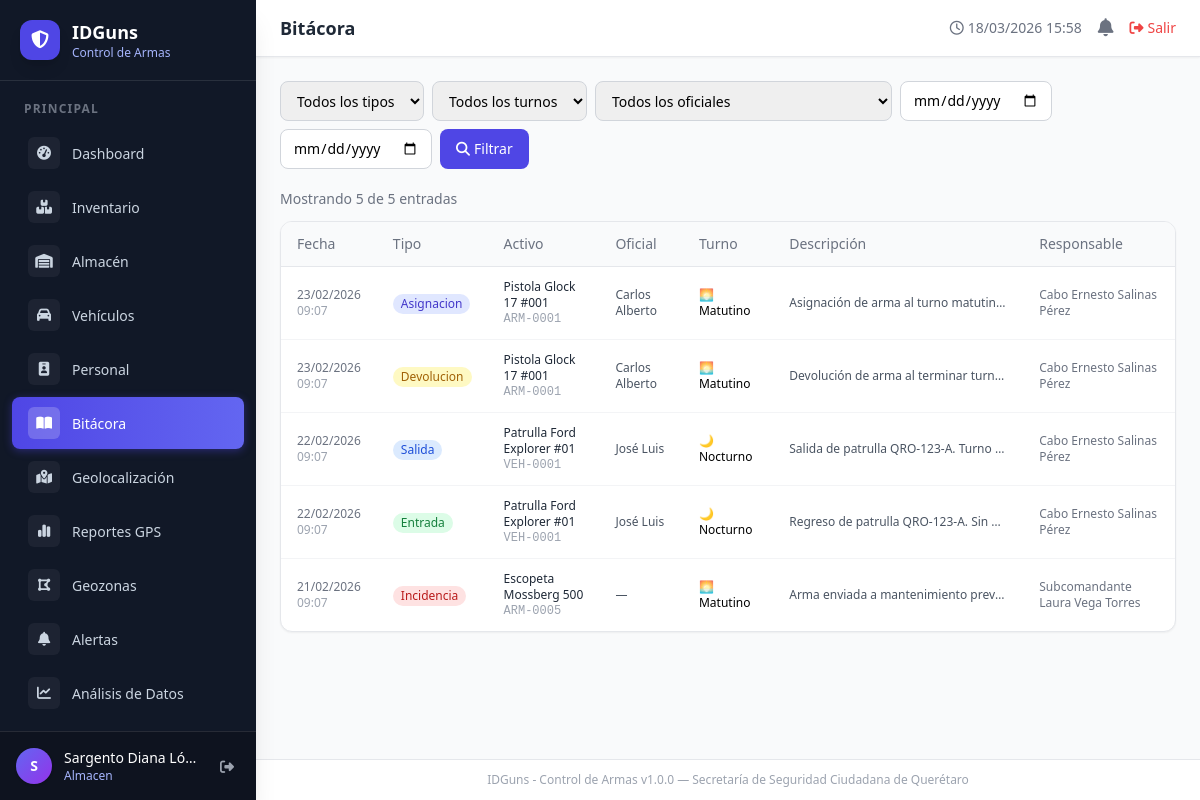
The page /bitacora (signed in) on the database its author committed.
### tables this page shows
CREATE TABLE `bitacora` (
  `id` int(10) UNSIGNED NOT NULL,
  `tipo` enum('entrada','salida','asignacion','devolucion','incidencia') NOT NULL,
  `activo_id` int(10) UNSIGNED DEFAULT NULL,
  `activo_tipo` varchar(60) DEFAULT NULL,
  `responsable_id` int(10) UNSIGNED DEFAULT NULL,
  `oficial_id` int(10) UNSIGNED DEFAULT NULL,
  `descripcion` text,
  `estado_anterior` varchar(80) DEFAULT NULL,
  `estado_nuevo` varchar(80) DEFAULT NULL,
  `turno` enum('matutino','vespertino','nocturno') NOT NULL DEFAULT 'matutino',
  `fecha` datetime NOT NULL DEFAULT CURRENT_TIMESTAMP,
  `created_at` datetime NOT NULL DEFAULT CURRENT_TIMESTAMP
);

CREATE TABLE `activos` (
  `id` int(10) UNSIGNED NOT NULL,
  `codigo` varchar(30) NOT NULL,
  `nombre` varchar(150) NOT NULL,
  `categoria` varchar(80) NOT NULL DEFAULT 'otro',
  `marca` varchar(80) DEFAULT NULL,
  `modelo` varchar(80) DEFAULT NULL,
  `serie` varchar(80) DEFAULT NULL,
  `color` varchar(40) DEFAULT NULL,
  `estado` enum('activo','baja','mantenimiento') NOT NULL DEFAULT 'activo',
  `responsable_id` int(10) UNSIGNED DEFAULT NULL,
  `personal_id` int(10) UNSIGNED DEFAULT NULL COMMENT 'Responsable del activo (tabla personal)',
  `ubicacion` varchar(150) DEFAULT NULL,
  `descripcion` text,
  `fecha_adquisicion` date DEFAULT NULL,
  `valor` decimal(12,2) DEFAULT NULL,
  `imagen` varchar(255) DEFAULT NULL,
  `created_at` datetime NOT NULL DEFAULT CURRENT_TIMESTAMP
);

CREATE TABLE `oficiales` (
  `id` int(10) UNSIGNED NOT NULL,
  `nombre` varchar(80) NOT NULL,
  `apellidos` varchar(100) NOT NULL,
  `placa` varchar(30) NOT NULL,
  `rango` varchar(60) NOT NULL DEFAULT 'Policía Municipal',
  `turno` enum('matutino','vespertino','nocturno') NOT NULL DEFAULT 'matutino',
  `activo` tinyint(1) NOT NULL DEFAULT '1',
  `created_at` datetime NOT NULL DEFAULT CURRENT_TIMESTAMP
);

CREATE TABLE `users` (
  `id` int(10) UNSIGNED NOT NULL,
  `nombre` varchar(120) NOT NULL,
  `username` varchar(60) NOT NULL,
  `email` varchar(120) DEFAULT NULL,
  `password` varchar(255) NOT NULL,
  `rol` enum('superadmin','admin','almacen','bitacora') NOT NULL DEFAULT 'bitacora',
  `activo` tinyint(1) UNSIGNED NOT NULL DEFAULT '1',
  `created_at` datetime NOT NULL DEFAULT CURRENT_TIMESTAMP
);

### app/controllers/BaseController.php (called while the page is built, shortened)
<?php
class BaseController
{
    protected function render(string $view, array $data = [], string $layout = 'main'): void
    {
        extract($data);
        $viewFile = ROOT_PATH . '/app/views/' . $view . '.php';
        require $viewFile;
    }
    protected function currentPage(): int
    {
        return max(1, (int) ($_GET['pagina'] ?? 1));
    }
}

### app/controllers/LogbookController.php (called while the page is built, shortened)
<?php
class LogbookController extends BaseController
{
    private LogEntry $logModel;
    public function __construct()
    {
        $this->logModel = new LogEntry();
    }
    public function index(): void
    {
        $perPage = 20;
        $page    = $this->currentPage();
        $filters = [
            'tipo'        => $_GET['tipo']        ?? '',
            'turno'       => $_GET['turno']       ?? '',
            'oficial_id'  => $_GET['oficial_id']  ?? '',
            'fecha_desde' => $_GET['fecha_desde'] ?? '',
            'fecha_hasta' => $_GET['fecha_hasta'] ?? '',
        ];
        $total   = $this->logModel->countFiltered($filters);
        $pages   = (int) ceil($total / $perPage);
        $offset  = ($page - 1) * $perPage;
        $entries = $this->logModel->getWithDetails($filters, $perPage, $offset);
        $oficiales = $this->getOficiales();
        $activos   = (new Asset())->findAll([], 'nombre ASC');
        $this->render('logbook/index', [
            'title'     => 'Bitácora',
            'flash'     => $this->getFlash(),
            'entries'   => $entries,
            'filters'   => $filters,
            'page'      => $page,
            'pages'     => $pages,
            'total'     => $total,
            'oficiales' => $oficiales,
            'activos'   => $activos,
        ]);
    }
    private function getOficiales(): array
    {
        $db   = Database::getInstance();
        $stmt = $db->query("SELECT * FROM oficiales WHERE activo = 1 ORDER BY nombre ASC");
        return $stmt->fetchAll();
    }
}

### index.php (called while the page is built, shortened)
<?php
require_once __DIR__ . '/config/database.php';
require_once __DIR__ . '/app/controllers/BaseController.php';
require_once __DIR__ . '/app/models/BaseModel.php';
$requestUri = parse_url($_SERVER['REQUEST_URI'] ?? '/', PHP_URL_PATH);
$uri        = $requestUri;
$uri = trim($uri ?: '/', '/');
$controller = null;
$action     = null;
if (isset($routes[$uri])) {
    [$controller, $action] = $routes[$uri];
}
$obj = new $controller();
$obj->$action();

### config/database.php (called while the page is built, shortened)
<?php
class Database
{
    private static ?PDO $instance = null;
    public static function getInstance(): PDO
    {
        if (self::$instance === null) {
            $dsn     = 'mysql:host=' . DB_HOST . ';dbname=' . DB_NAME . ';charset=' . DB_CHARSET;
            $options = [
                PDO::ATTR_ERRMODE            => PDO::ERRMODE_EXCEPTION,
                PDO::ATTR_DEFAULT_FETCH_MODE => PDO::FETCH_ASSOC,
                PDO::ATTR_EMULATE_PREPARES   => false,
                PDO::MYSQL_ATTR_INIT_COMMAND => "SET NAMES utf8mb4 COLLATE utf8mb4_unicode_ci",
            ];
            self::$instance = new PDO($dsn, DB_USER, DB_PASS, $options);
        }
        return self::$instance;
    }
}

### app/models/LogEntry.php (called while the page is built, shortened)
<?php
class LogEntry extends BaseModel
{
    public function getWithDetails(array $filters = [], int $limit = 20, int $offset = 0): array
    {
        $where  = "WHERE 1=1";
        $params = [];
        $sql = "SELECT b.*,
                       u.nombre AS responsable_nombre,
                       o.nombre AS oficial_nombre, o.placa AS oficial_placa,
                       a.nombre AS activo_nombre, a.codigo AS activo_codigo
                FROM bitacora b
                LEFT JOIN users u    ON b.responsable_id = u.id
                LEFT JOIN oficiales o ON b.oficial_id = o.id
                LEFT JOIN activos a  ON b.activo_id = a.id
                {$where}
                ORDER BY b.fecha DESC
                LIMIT {$limit} OFFSET {$offset}";
        return $this->query($sql, $params);
    }
    public function countFiltered(array $filters = []): int
    {
        $where  = "WHERE 1=1";
        $params = [];
        $stmt = $this->db->prepare("SELECT COUNT(*) FROM bitacora {$where}");
        $stmt->execute($params);
        return (int) $stmt->fetchColumn();
    }
}

### app/models/BaseModel.php (called while the page is built, shortened)
<?php
class BaseModel
{
    protected PDO    $db;
    public function __construct()
    {
        $this->db = Database::getInstance();
    }
    public function query(string $sql, array $params = []): array
    {
        $stmt = $this->db->prepare($sql);
        $stmt->execute($params);
        return $stmt->fetchAll();
    }
}

### app/views/logbook/index.php (the view, shortened to what this page needs)
<?php
$tipoColors = [
    'entrada'    => ['bg'=>'green-100',  'text'=>'green-700'],
    'salida'     => ['bg'=>'blue-100',   'text'=>'blue-700'],
    'asignacion' => ['bg'=>'indigo-100', 'text'=>'indigo-700'],
    'devolucion' => ['bg'=>'yellow-100', 'text'=>'yellow-700'],
    'incidencia' => ['bg'=>'red-100',    'text'=>'red-700'],
];
?>
<div class="flex flex-wrap items-center justify-between gap-3 mb-5">
    <form method="GET" action="<?= BASE_URL ?>/bitacora" class="flex flex-wrap gap-2">
        <select name="tipo" class="border border-gray-300 rounded-lg px-3 py-2 text-sm focus:ring-indigo-500 focus:border-indigo-500">
            <option value="">Todos los tipos</option>
        </select>
        <select name="turno" class="border border-gray-300 rounded-lg px-3 py-2 text-sm focus:ring-indigo-500 focus:border-indigo-500">
            <option value="">Todos los turnos</option>
        </select>
        <select name="oficial_id" class="border border-gray-300 rounded-lg px-3 py-2 text-sm focus:ring-indigo-500 focus:border-indigo-500">
            <option value="">Todos los oficiales</option>
        </select>
        <input type="date" name="fecha_desde" value="<?= htmlspecialchars($filters['fecha_desde'], ENT_QUOTES,'UTF-8') ?>"
               class="border border-gray-300 rounded-lg px-3 py-2 text-sm focus:ring-indigo-500 focus:border-indigo-500">
        <input type="date" name="fecha_hasta" value="<?= htmlspecialchars($filters['fecha_hasta'], ENT_QUOTES,'UTF-8') ?>"
               class="border border-gray-300 rounded-lg px-3 py-2 text-sm focus:ring-indigo-500 focus:border-indigo-500">
        <button type="submit" class="bg-indigo-600 text-white px-4 py-2 rounded-lg text-sm hover:bg-indigo-700 transition-colors">
            <i class="fa-solid fa-magnifying-glass mr-1"></i>Filtrar
        </button>
    </form>
</div>
<p class="text-sm text-gray-500 mb-3">Mostrando <?= count($entries) ?> de <?= $total ?> entradas</p>
<div class="bg-white rounded-xl shadow-sm border border-gray-200 overflow-hidden">
    <div class="overflow-x-auto">
        <table class="w-full text-sm">
            <thead class="bg-gray-50 border-b border-gray-200">
                <tr>
                    <th class="text-left px-4 py-3 text-gray-500 font-medium">Fecha</th>
                    <th class="text-left px-4 py-3 text-gray-500 font-medium">Tipo</th>
                    <th class="text-left px-4 py-3 text-gray-500 font-medium">Activo</th>
                    <th class="text-left px-4 py-3 text-gray-500 font-medium">Oficial</th>
                    <th class="text-left px-4 py-3 text-gray-500 font-medium">Turno</th>
                    <th class="text-left px-4 py-3 text-gray-500 font-medium">Descripción</th>
                    <th class="text-left px-4 py-3 text-gray-500 font-medium">Responsable</th>
                </tr>
            </thead>
            <tbody class="divide-y divide-gray-100">
            <?php if (empty($entries)): ?>
            <tr><td colspan="7" class="text-center py-12 text-gray-400">
                <i class="fa-solid fa-book-open text-3xl block mb-2"></i>Sin entradas en la bitácora
            </td></tr>
            <?php else: ?>
            <?php foreach ($entries as $e):
                $tc = $tipoColors[$e['tipo']] ?? ['bg'=>'gray-100','text'=>'gray-700'];
                $turnos = ['matutino'=>'🌅','vespertino'=>'🌤','nocturno'=>'🌙'];
            ?>
            <tr class="hover:bg-gray-50">
                <td class="px-4 py-3 text-gray-500 whitespace-nowrap text-xs">
                    <?= date('d/m/Y', strtotime($e['fecha'])) ?><br>
                    <span class="text-gray-400"><?= date('H:i', strtotime($e['fecha'])) ?></span>
                </td>
                <td class="px-4 py-3">
                    <span class="inline-block px-2 py-0.5 rounded-full text-xs font-medium bg-<?= $tc['bg'] ?> text-<?= $tc['text'] ?>">
                        <?= ucfirst($e['tipo']) ?>
                    </span>
                </td>
                <td class="px-4 py-3">
                    <p class="font-medium text-gray-800 text-xs"><?= htmlspecialchars($e['activo_nombre']??'—', ENT_QUOTES,'UTF-8') ?></p>
                    <p class="text-gray-400 font-mono text-xs"><?= htmlspecialchars($e['activo_codigo']??'', ENT_QUOTES,'UTF-8') ?></p>
                </td>
                <td class="px-4 py-3 text-gray-600 text-xs"><?= htmlspecialchars($e['oficial_nombre']??'—', ENT_QUOTES,'UTF-8') ?></td>
                <td class="px-4 py-3 text-xs"><?= ($turnos[$e['turno']]??'').' '.ucfirst($e['turno']??'') ?></td>
                <td class="px-4 py-3 text-gray-600 text-xs max-w-[250px] truncate"><?= htmlspecialchars($e['descripcion']??'', ENT_QUOTES,'UTF-8') ?></td>
                <td class="px-4 py-3 text-gray-500 text-xs"><?= htmlspecialchars($e['responsable_nombre']??'—', ENT_QUOTES,'UTF-8') ?></td>
            </tr>
            <?php endforeach; ?>
            <?php endif; ?>
            </tbody>
        </table>
    </div>
</div>

### rows shown on the page
bitacora: fecha "23/02/2026", fecha "09:07", tipo "Asignacion", activo.nombre "Pistola Glock 17 #001", activo.codigo "ARM-0001", oficial.nombre "Carlos Alberto", turno "🌅", turno "Matutino", descripcion "Asignación de arma al turno matutin…", responsable.nombre "Cabo Ernesto Salinas Pérez"
bitacora: fecha "23/02/2026", fecha "09:07", tipo "Devolucion", activo.nombre "Pistola Glock 17 #001", activo.codigo "ARM-0001", oficial.nombre "Carlos Alberto", turno "🌅", turno "Matutino", descripcion "Devolución de arma al terminar turn…", responsable.nombre "Cabo Ernesto Salinas Pérez"
bitacora: fecha "22/02/2026", fecha "09:07", tipo "Salida", activo.nombre "Patrulla Ford Explorer #01", activo.codigo "VEH-0001", oficial.nombre "José Luis", turno "🌙", turno "Nocturno", descripcion "Salida de patrulla QRO-123-A. Turno…", responsable.nombre "Cabo Ernesto Salinas Pérez"
bitacora: fecha "22/02/2026", fecha "09:07", tipo "Entrada", activo.nombre "Patrulla Ford Explorer #01", activo.codigo "VEH-0001", oficial.nombre "José Luis", turno "🌙", turno "Nocturno", descripcion "Regreso de patrulla QRO-123-A. Sin…", responsable.nombre "Cabo Ernesto Salinas Pérez"
bitacora: fecha "21/02/2026", fecha "09:07", tipo "Incidencia", activo.nombre "Escopeta Mossberg 500", activo.codigo "ARM-0005", oficial_nombre "—", turno "🌅", turno "Matutino", descripcion "Arma enviada a mantenimiento prev…", responsable.nombre "Subcomandante Laura Vega Torres"

### other values the page prints
$label "Dashboard Inventario Almacén Vehículos Personal Bitácora Geolocalización Reportes GPS Geozonas Alertas Análisis de Datos"
substr($_SESSION['user_name'] ?? 'U', 0, 1) "S"
$_SESSION['user_name'] "Sargento Diana Ló…"
$_SESSION['user_role'] "Almacen"
$title "Bitácora"
count($entries) "5"
$total "5"
APP_NAME "IDGuns - Control de Armas"
APP_VERSION "1.0.0"
